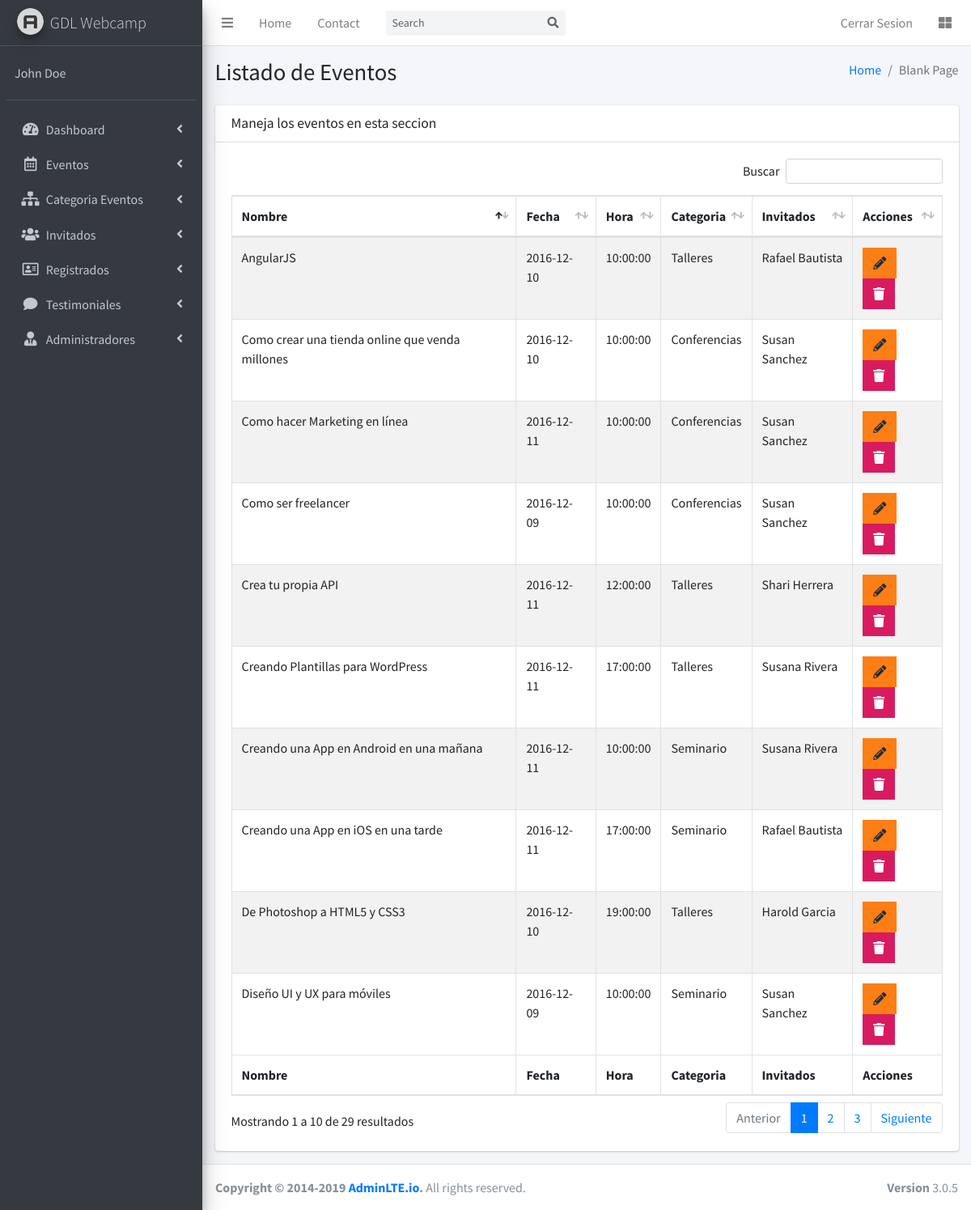
The app's page /admin/lista-evento.php (signed in) with its own data.
### tables this page shows
CREATE TABLE `eventos` (
  `evento_id` tinyint(10) NOT NULL,
  `nombre_evento` varchar(60) NOT NULL,
  `fecha_evento` date NOT NULL,
  `hora_evento` time NOT NULL,
  `id_cat_evento` tinyint(10) NOT NULL,
  `id_inv` tinyint(4) NOT NULL,
  `clave` varchar(10) NOT NULL,
  `editado` datetime DEFAULT NULL
);

CREATE TABLE `categoria_evento` (
  `id_categoria` tinyint(10) NOT NULL,
  `cat_evento` varchar(50) NOT NULL,
  `icono` varchar(25) NOT NULL,
  `editado` datetime DEFAULT NULL
);

CREATE TABLE `invitados` (
  `invitado_id` tinyint(4) NOT NULL,
  `nombre_invitado` varchar(30) NOT NULL,
  `apellido_invitado` varchar(30) NOT NULL,
  `descripcion` text NOT NULL,
  `url_imagen` varchar(50) NOT NULL
);

### admin/lista-evento.php (the view, shortened to what this page needs)
<?php include_once 'funciones/funciones.php' ?>
<?php include_once 'templates/header.php' ?>
<?php include_once 'templates/barra.php' ?>
  <?php include_once 'templates/navegacion.php' ?>
  <div class="content-wrapper">
    <section class="content-header">
      <div class="container-fluid">
        <div class="row mb-2">
          <div class="col-sm-6">
            <h1>Listado de Eventos</h1>
          </div>
          <div class="col-sm-6">
            <ol class="breadcrumb float-sm-right">
              <li class="breadcrumb-item"><a href="#">Home</a></li>
              <li class="breadcrumb-item active">Blank Page</li>
            </ol>
          </div>
        </div>
      </div>
    </section>
    <section class="content">
      <div class="container-fluid">
        <div class="row">
          <div class="col-12">
            <div class="card">
              <div class="card-header">
                <h3 class="card-title">Maneja los eventos en esta seccion</h3>
              </div>
              <div class="card-body">
                <table id="registros" class="table table-bordered table-striped">
                  <thead>
                  <tr>
                    <th>Nombre</th>
                    <th>Fecha</th>
                    <th>Hora</th>
                    <th>Categoria</th>
                    <th>Invitados</th>
                    <th>Acciones</th>
                  </tr>
                  </thead>
                  <tbody>
                    <?php
                      try{
                        $sql = "SELECT evento_id, nombre_evento, fecha_evento, hora_evento, cat_evento, nombre_invitado, apellido_invitado ";
                        $sql .= "FROM eventos INNER JOIN categoria_evento ON eventos.id_cat_evento=categoria_evento.id_categoria ";
                        $sql .= "INNER JOIN invitados on eventos.id_inv=invitados.invitado_id ";
                        $sql .= "ORDER BY evento_id";
                        $resultado = $con->query($sql);
                      }catch (Exception $e) {
                        $error = $e->getMessage();
                        echo $error;
                      }
                      while($eventos = $resultado->fetch_assoc()): ?>
                        <tr>
                          <td><?= $eventos['nombre_evento'] ?></td>
                          <td><?= $eventos['fecha_evento'] ?></td>
                          <td><?= $eventos['hora_evento'] ?></td>
                          <td><?= $eventos['cat_evento'] ?></td>
                          <td><?= $eventos['nombre_invitado'] . " " . $eventos['apellido_invitado'] ?></td>
                          <td>
                            <a href="editar-evento.php?id=<?= $eventos['evento_id'] ?>" class="btn bg-orange btn-flat margin">
                              <i class="fas fa-pencil-alt"></i>
                            </a>
                            <a data-id="<?= $eventos['evento_id'] ?>" data-tipo="evento" class="btn bg-maroon btn-flat margin borrar_registro">
                              <i class="fa fa-trash"></i>
                            </a>
                          </td>
                        </tr>
                      <?php endwhile; ?>
                  </tbody>
                  <tfoot>
                  <tr>
                    <th>Nombre</th>
                    <th>Fecha</th>
                    <th>Hora</th>
                    <th>Categoria</th>
                    <th>Invitados</th>
                    <th>Acciones</th>
                  </tr>
                  </tfoot>
                </table>
              </div>
            </div>
          </div>
        </div>
      </div>
    </section>
  </div>
  <?php include_once 'templates/footer.php' ?>

### admin/css/admin.css (style rules this page uses)
.borrar_registro i { pointer-events: none; }

### records on screen
eventos: nombre_evento "Como ser freelancer", fecha_evento "2016-12-09", hora_evento "10:00:00", id_cat_evento.cat_evento "Conferencias", id_inv.nombre_invitado "Susan", id_inv.apellido_invitado "Sanchez"
eventos: nombre_evento "Diseño UI y UX para móviles", fecha_evento "2016-12-09", hora_evento "10:00:00", id_cat_evento.cat_evento "Seminario", id_inv.nombre_invitado "Susan", id_inv.apellido_invitado "Sanchez"
eventos: nombre_evento "AngularJS", fecha_evento "2016-12-10", hora_evento "10:00:00", id_cat_evento.cat_evento "Talleres", id_inv.nombre_invitado "Rafael", id_inv.apellido_invitado "Bautista"
eventos: nombre_evento "De Photoshop a HTML5 y CSS3", fecha_evento "2016-12-10", hora_evento "19:00:00", id_cat_evento.cat_evento "Talleres", id_inv.nombre_invitado "Harold", id_inv.apellido_invitado "Garcia"
eventos: nombre_evento "Como crear una tienda online que venda millones", fecha_evento "2016-12-10", hora_evento "10:00:00", id_cat_evento.cat_evento "Conferencias", id_inv.nombre_invitado "Susan", id_inv.apellido_invitado "Sanchez"
eventos: nombre_evento "Crea tu propia API", fecha_evento "2016-12-11", hora_evento "12:00:00", id_cat_evento.cat_evento "Talleres", id_inv.nombre_invitado "Shari", id_inv.apellido_invitado "Herrera"
eventos: nombre_evento "Creando Plantillas para WordPress", fecha_evento "2016-12-11", hora_evento "17:00:00", id_cat_evento.cat_evento "Talleres", id_inv.nombre_invitado "Susana", id_inv.apellido_invitado "Rivera"
eventos: nombre_evento "Como hacer Marketing en línea", fecha_evento "2016-12-11", hora_evento "10:00:00", id_cat_evento.cat_evento "Conferencias", id_inv.nombre_invitado "Susan", id_inv.apellido_invitado "Sanchez"
eventos: nombre_evento "Creando una App en Android en una mañana", fecha_evento "2016-12-11", hora_evento "10:00:00", id_cat_evento.cat_evento "Seminario", id_inv.nombre_invitado "Susana", id_inv.apellido_invitado "Rivera"
eventos: nombre_evento "Creando una App en iOS en una tarde", fecha_evento "2016-12-11", hora_evento "17:00:00", id_cat_evento.cat_evento "Seminario", id_inv.nombre_invitado "Rafael", id_inv.apellido_invitado "Bautista"

### other values on screen
$nombre "John Doe"
